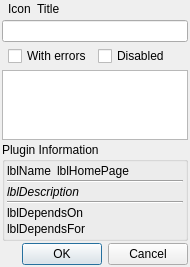
<?xml version="1.0" encoding="UTF-8"?>
<ui version="4.0">
 <class>SetupPluginsDialogClass</class>
 <widget class="QDialog" name="SetupPluginsDialogClass">
  <property name="geometry">
   <rect>
    <x>0</x>
    <y>0</y>
    <width>190</width>
    <height>254</height>
   </rect>
  </property>
  <property name="sizePolicy">
   <sizepolicy hsizetype="Expanding" vsizetype="Preferred">
    <horstretch>0</horstretch>
    <verstretch>0</verstretch>
   </sizepolicy>
  </property>
  <property name="windowTitle">
   <string>Setup Plugins</string>
  </property>
  <layout class="QVBoxLayout" name="verticalLayout_3">
   <property name="spacing">
    <number>2</number>
   </property>
   <property name="leftMargin">
    <number>2</number>
   </property>
   <property name="topMargin">
    <number>2</number>
   </property>
   <property name="rightMargin">
    <number>2</number>
   </property>
   <property name="bottomMargin">
    <number>2</number>
   </property>
   <item>
    <layout class="QVBoxLayout" name="verticalLayout_2">
     <property name="spacing">
      <number>4</number>
     </property>
     <item>
      <layout class="QHBoxLayout" name="horizontalLayout">
       <property name="leftMargin">
        <number>6</number>
       </property>
       <property name="rightMargin">
        <number>6</number>
       </property>
       <item>
        <widget class="QLabel" name="lblIcon">
         <property name="text">
          <string>Icon</string>
         </property>
        </widget>
       </item>
       <item>
        <widget class="QLabel" name="lblTitle">
         <property name="sizePolicy">
          <sizepolicy hsizetype="Expanding" vsizetype="Preferred">
           <horstretch>0</horstretch>
           <verstretch>0</verstretch>
          </sizepolicy>
         </property>
         <property name="text">
          <string>Title</string>
         </property>
        </widget>
       </item>
      </layout>
     </item>
     <item>
      <layout class="QHBoxLayout" name="horizontalLayout_3">
       <item>
        <widget class="SearchLineEdit" name="sleSearch"/>
       </item>
      </layout>
     </item>
     <item>
      <layout class="QHBoxLayout" name="horizontalLayout_4">
       <property name="leftMargin">
        <number>6</number>
       </property>
       <property name="rightMargin">
        <number>6</number>
       </property>
       <item>
        <widget class="QCheckBox" name="chbWithErrors">
         <property name="text">
          <string notr="true">With errors</string>
         </property>
        </widget>
       </item>
       <item>
        <widget class="QCheckBox" name="chbDisabled">
         <property name="text">
          <string notr="true">Disabled</string>
         </property>
        </widget>
       </item>
      </layout>
     </item>
     <item>
      <widget class="QTableView" name="tbvPlugins">
       <property name="sizePolicy">
        <sizepolicy hsizetype="Expanding" vsizetype="Expanding">
         <horstretch>0</horstretch>
         <verstretch>0</verstretch>
        </sizepolicy>
       </property>
       <property name="editTriggers">
        <set>QAbstractItemView::NoEditTriggers</set>
       </property>
       <property name="selectionMode">
        <enum>QAbstractItemView::SingleSelection</enum>
       </property>
       <property name="selectionBehavior">
        <enum>QAbstractItemView::SelectItems</enum>
       </property>
       <attribute name="horizontalHeaderVisible">
        <bool>false</bool>
       </attribute>
       <attribute name="verticalHeaderVisible">
        <bool>false</bool>
       </attribute>
      </widget>
     </item>
    </layout>
   </item>
   <item>
    <widget class="QGroupBox" name="groupBox">
     <property name="sizePolicy">
      <sizepolicy hsizetype="Expanding" vsizetype="Preferred">
       <horstretch>0</horstretch>
       <verstretch>0</verstretch>
      </sizepolicy>
     </property>
     <property name="title">
      <string>Plugin Information</string>
     </property>
     <layout class="QVBoxLayout" name="verticalLayout">
      <property name="spacing">
       <number>2</number>
      </property>
      <property name="leftMargin">
       <number>2</number>
      </property>
      <property name="topMargin">
       <number>2</number>
      </property>
      <property name="rightMargin">
       <number>2</number>
      </property>
      <property name="bottomMargin">
       <number>2</number>
      </property>
      <item>
       <layout class="QHBoxLayout" name="horizontalLayout_2">
        <item>
         <widget class="QLabel" name="lblName">
          <property name="sizePolicy">
           <sizepolicy hsizetype="Preferred" vsizetype="Preferred">
            <horstretch>0</horstretch>
            <verstretch>0</verstretch>
           </sizepolicy>
          </property>
          <property name="text">
           <string notr="true">lblName</string>
          </property>
          <property name="textFormat">
           <enum>Qt::RichText</enum>
          </property>
          <property name="wordWrap">
           <bool>false</bool>
          </property>
          <property name="textInteractionFlags">
           <set>Qt::LinksAccessibleByMouse|Qt::TextSelectableByKeyboard|Qt::TextSelectableByMouse</set>
          </property>
         </widget>
        </item>
        <item>
         <widget class="QLabel" name="lblHomePage">
          <property name="sizePolicy">
           <sizepolicy hsizetype="Expanding" vsizetype="Preferred">
            <horstretch>0</horstretch>
            <verstretch>0</verstretch>
           </sizepolicy>
          </property>
          <property name="text">
           <string>lblHomePage</string>
          </property>
          <property name="wordWrap">
           <bool>true</bool>
          </property>
         </widget>
        </item>
       </layout>
      </item>
      <item>
       <widget class="Line" name="line_2">
        <property name="orientation">
         <enum>Qt::Horizontal</enum>
        </property>
       </widget>
      </item>
      <item>
       <widget class="QLabel" name="lblDescription">
        <property name="sizePolicy">
         <sizepolicy hsizetype="Expanding" vsizetype="Preferred">
          <horstretch>0</horstretch>
          <verstretch>0</verstretch>
         </sizepolicy>
        </property>
        <property name="font">
         <font>
          <italic>true</italic>
         </font>
        </property>
        <property name="text">
         <string notr="true">lblDescription</string>
        </property>
        <property name="textFormat">
         <enum>Qt::PlainText</enum>
        </property>
        <property name="alignment">
         <set>Qt::AlignLeading|Qt::AlignLeft|Qt::AlignTop</set>
        </property>
        <property name="wordWrap">
         <bool>true</bool>
        </property>
        <property name="textInteractionFlags">
         <set>Qt::LinksAccessibleByMouse|Qt::TextSelectableByKeyboard|Qt::TextSelectableByMouse</set>
        </property>
       </widget>
      </item>
      <item>
       <widget class="Line" name="line">
        <property name="orientation">
         <enum>Qt::Horizontal</enum>
        </property>
       </widget>
      </item>
      <item>
       <widget class="QLabel" name="lblDependsOn">
        <property name="sizePolicy">
         <sizepolicy hsizetype="Expanding" vsizetype="Preferred">
          <horstretch>0</horstretch>
          <verstretch>0</verstretch>
         </sizepolicy>
        </property>
        <property name="text">
         <string notr="true">lblDependsOn</string>
        </property>
        <property name="textFormat">
         <enum>Qt::RichText</enum>
        </property>
        <property name="wordWrap">
         <bool>true</bool>
        </property>
       </widget>
      </item>
      <item>
       <widget class="QLabel" name="lblDependsFor">
        <property name="sizePolicy">
         <sizepolicy hsizetype="Expanding" vsizetype="Preferred">
          <horstretch>0</horstretch>
          <verstretch>0</verstretch>
         </sizepolicy>
        </property>
        <property name="text">
         <string notr="true">lblDependsFor</string>
        </property>
        <property name="textFormat">
         <enum>Qt::RichText</enum>
        </property>
        <property name="wordWrap">
         <bool>true</bool>
        </property>
       </widget>
      </item>
     </layout>
    </widget>
   </item>
   <item>
    <layout class="QHBoxLayout" name="horizontalLayout_5">
     <item>
      <spacer name="horizontalSpacer">
       <property name="orientation">
        <enum>Qt::Horizontal</enum>
       </property>
       <property name="sizeHint" stdset="0">
        <size>
         <width>28</width>
         <height>20</height>
        </size>
       </property>
      </spacer>
     </item>
     <item>
      <widget class="QDialogButtonBox" name="dbbButtons">
       <property name="standardButtons">
        <set>QDialogButtonBox::Cancel|QDialogButtonBox::Ok</set>
       </property>
      </widget>
     </item>
    </layout>
   </item>
  </layout>
 </widget>
 <layoutdefault spacing="6" margin="11"/>
 <customwidgets>
  <customwidget>
   <class>SearchLineEdit</class>
   <extends>QLineEdit</extends>
   <header location="global">utils/searchlineedit.h</header>
  </customwidget>
 </customwidgets>
 <tabstops>
  <tabstop>sleSearch</tabstop>
  <tabstop>dbbButtons</tabstop>
 </tabstops>
 <resources/>
 <connections/>
</ui>
